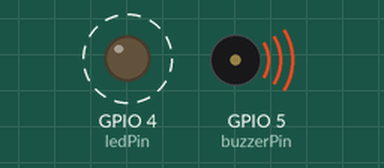
Recording of a sketch running on a simulated ESP32. On the bench: output pins drawn as LEDs (lit = HIGH), buzzer (waves = sounding). Dashed ring = blinking. What the sketch prints to the serial monitor is not drawn.

Above: at 0.04 s.
Timing chart, 0 to 3.0 s (numbered marks = the images above):
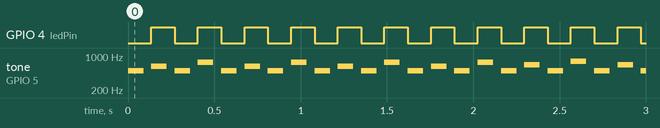

The sketch:

thunderstruck_esp32.ino
```cpp
// Pin Tanımlamaları
const int ledPin = 4;
const int buzzerPin = 5;

// Notalar
#define NOTE_B4  494 // Açık tel (0)
#define NOTE_DS5 622 // 4. Perde
#define NOTE_E5  659 // 5. Perde
#define NOTE_FS5 740 // 7. Perde
#define NOTE_G5  784 // 8. Perde

// Riff Dizisi (0-4-0-7-0-5-0-8)
int thunderRiff1[] = {
  NOTE_B4, NOTE_DS5, NOTE_B4, NOTE_FS5
};

int thunderRiff2[] = {NOTE_B4, NOTE_E5,  NOTE_B4, NOTE_G5};

int tempo = 90; // Hız (ms)

void setup() {
  Serial.begin(115200);
  Serial.printf("Music starting...");
  pinMode(ledPin, OUTPUT);
  pinMode(buzzerPin, OUTPUT);
}

void loop() {
    int count1 = 0;
  while (count1 != 4) {
  for (int i = 0; i < 4; i++) {
    // Sadece perdeli notalarda (tekli indexler: 1, 3, 5, 7) LED yansın
    if (i % 2 != 0) {
      digitalWrite(ledPin, HIGH);
    } else {
      digitalWrite(ledPin, LOW);
    }

    tone(buzzerPin, thunderRiff1[i], tempo);
    delay(tempo);

    noTone(buzzerPin);
    delay(tempo / 2); // Notalar arası netlik için kısa boşluk
  }
  count1++;
  }

  int count2 = 0;
  while (count2 != 4) {
  for (int i = 0; i < 4; i++) {
    // Sadece perdeli notalarda (tekli indexler: 1, 3, 5, 7) LED yansın
    if (i % 2 != 0) {
      digitalWrite(ledPin, HIGH);
    } else {
      digitalWrite(ledPin, LOW);
    }

    tone(buzzerPin, thunderRiff2[i], tempo);
    delay(tempo);

    noTone(buzzerPin);
    delay(tempo / 2); // Notalar arası netlik için kısa boşluk
  }
  count2++;
  }

  // Riff bittiğinde LED'i söndür
  digitalWrite(ledPin, LOW);
}
```

Measured:
- by itself, GPIO 4 (ledPin): alternates HIGH for 0.14 s and LOW for 0.14 s
- by itself, tone on GPIO 5 (buzzerPin): plays 494 Hz for 0.09 s, 622 Hz for 0.09 s, 494 Hz for 0.09 s, 740 Hz for 0.09 s, 494 Hz for 0.09 s, 622 Hz for 0.09 s … (963 notes in this stretch)
